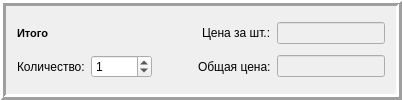
          <widget class="QFrame" name="frame_11">
           <property name="frameShape">
            <enum>QFrame::Box</enum>
           </property>
           <property name="frameShadow">
            <enum>QFrame::Raised</enum>
           </property>
           <property name="lineWidth">
            <number>3</number>
           </property>
           <layout class="QGridLayout" name="gridLayout_9">
            <item row="1" column="0">
             <layout class="QHBoxLayout" name="horizontalLayout_7">
              <item>
               <widget class="QLabel" name="label_16">
                <property name="text">
                 <string>Количество:</string>
                </property>
               </widget>
              </item>
              <item>
               <widget class="QSpinBox" name="spinBox_quantity">
                <property name="maximum">
                 <number>99999</number>
                </property>
                <property name="value">
                 <number>1</number>
                </property>
               </widget>
              </item>
              <item>
               <spacer name="horizontalSpacer_9">
                <property name="orientation">
                 <enum>Qt::Horizontal</enum>
                </property>
                <property name="sizeHint" stdset="0">
                 <size>
                  <width>40</width>
                  <height>20</height>
                 </size>
                </property>
               </spacer>
              </item>
              <item>
               <widget class="QLabel" name="label_113">
                <property name="text">
                 <string>Общая цена:</string>
                </property>
               </widget>
              </item>
              <item>
               <widget class="QLineEdit" name="lineEdit_price_Total">
                <property name="enabled">
                 <bool>false</bool>
                </property>
                <property name="sizePolicy">
                 <sizepolicy hsizetype="Fixed" vsizetype="Fixed">
                  <horstretch>0</horstretch>
                  <verstretch>0</verstretch>
                 </sizepolicy>
                </property>
               </widget>
              </item>
             </layout>
            </item>
            <item row="0" column="0">
             <layout class="QHBoxLayout" name="horizontalLayout_36">
              <item>
               <widget class="QLabel" name="label_107">
                <property name="minimumSize">
                 <size>
                  <width>100</width>
                  <height>0</height>
                 </size>
                </property>
                <property name="font">
                 <font>
                  <pointsize>8</pointsize>
                  <weight>75</weight>
                  <bold>true</bold>
                 </font>
                </property>
                <property name="text">
                 <string>Итого</string>
                </property>
               </widget>
              </item>
              <item>
               <spacer name="horizontalSpacer_8">
                <property name="orientation">
                 <enum>Qt::Horizontal</enum>
                </property>
                <property name="sizeHint" stdset="0">
                 <size>
                  <width>40</width>
                  <height>20</height>
                 </size>
                </property>
               </spacer>
              </item>
              <item>
               <widget class="QLabel" name="label_109">
                <property name="text">
                 <string>Цена за шт.:</string>
                </property>
               </widget>
              </item>
              <item>
               <widget class="QLineEdit" name="lineEdit_price_All">
                <property name="enabled">
                 <bool>false</bool>
                </property>
                <property name="sizePolicy">
                 <sizepolicy hsizetype="Fixed" vsizetype="Fixed">
                  <horstretch>0</horstretch>
                  <verstretch>0</verstretch>
                 </sizepolicy>
                </property>
               </widget>
              </item>
             </layout>
            </item>
           </layout>
          </widget>
